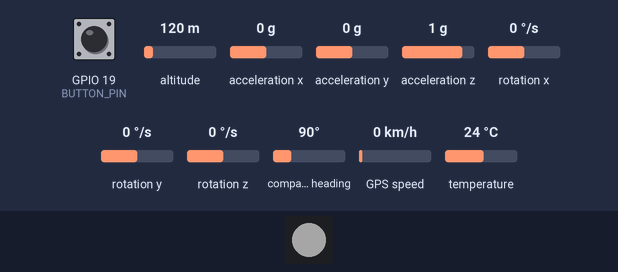
Simulated run of this sketch. Board: ESP32-S3. Parts: 1 RGB LEDs in strip order, left to right. Wiring (inferred from the names in the program): MPU-6050 motion sensor at I2C address 0x68. The test bench sets the inputs (shaded band); at power-on: GPIO 19 (BUTTON_PIN) HIGH, altitude 120 m, acceleration x 0 g, acceleration y 0 g, acceleration z 1 g, rotation x 0 °/s, rotation y 0 °/s, rotation z 0 °/s, compass heading 90°, GPS speed 0 km/h, temperature 24 °C. Dim RGB values are drawn brighter than linear; random numbers use the default seed unless the sketch sets one; the GPS gets a fix after 3 s at 37.7749, -122.4194 with 8 satellites; what the sketch prints to the serial monitor is not drawn.

Above: at 1.2 s.
1.3 s: GPIO 19 (BUTTON_PIN) pulled LOW for 0.15 s
At 1.52 s:
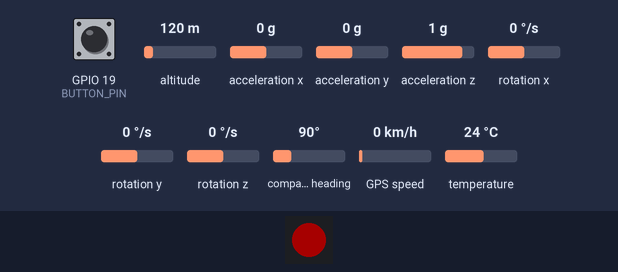
At 4.0 s:
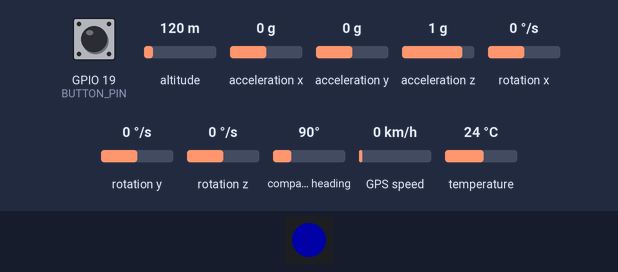
4.8 s: GPIO 19 (BUTTON_PIN) pulled LOW for 3.2 s
At 4.95 s:
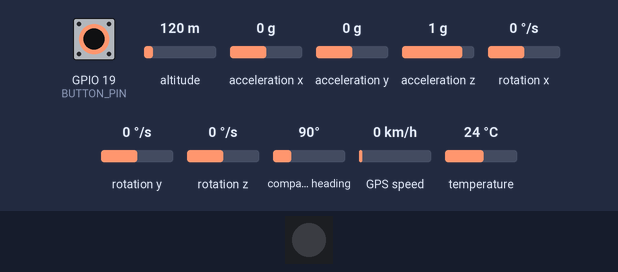
Timing chart, 0 to 10.4 s (numbered marks = the images above; inputs shaded):
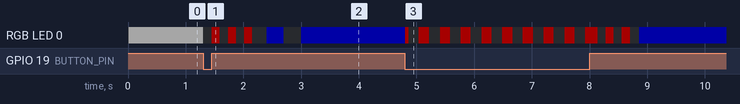

The sketch:

esp32s3-gps-mpu-button-sender.ino
```cpp
// ===============================
// esp32s3-gps-mpu-button-sender.ino — FULL (with I2C log silence)
// ===============================
#include <WiFi.h>
#include <esp_wifi.h>
#include <esp_now.h>
#include <Wire.h>
#include <Adafruit_MPU6050.h>
#include <Adafruit_Sensor.h>
#include <TinyGPSPlus.h>
#include <Adafruit_NeoPixel.h>
#include <cstring>
#include "esp_log.h"

// ---- Pins / config ----
#define LED_PIN    48
#define LED_COUNT  1
#define BUTTON_PIN 19
#define WIFI_CHANNEL 1
#define TEN_SEC_MS 10000UL

// I2C (MPU6050)
#define I2C_SDA  8
#define I2C_SCL  9
#define I2C_FREQ 400000

// GPS UART
#define GPS_RX   18
#define GPS_TX   17
#define GPS_BAUD 9600

// Receiver MAC (fixed)
uint8_t receiverMAC[6] = {0x48,0xCA,0x43,0x9A,0x48,0xD0};

// ---- Objects ----
Adafruit_NeoPixel rgb(LED_COUNT, LED_PIN, NEO_GRB + NEO_KHZ800);
HardwareSerial    GPSSerial(1);
Adafruit_MPU6050  mpu;
TinyGPSPlus       gps;

// ---- Packet (64 bytes) ----
typedef struct __attribute__((packed)) {
  uint32_t batchId, sessionMs, samples, dateYMD, timeHMS;
  uint16_t msec;
  float lat, lon, alt;
  uint8_t gpsFix, sats;
  float ax, ay, az, gx, gy, gz, tempC;
} SensorPacket;
static_assert(sizeof(SensorPacket)==64, "SensorPacket size mismatch");

// ---- State ----
bool peerAdded=false; volatile bool lastSendSuccess=false; unsigned long lastSendSuccessTs=0;
bool mpuReady=false; uint8_t mpuAddr=0; int mpuFailStreak=0, mpuWarmup=0; unsigned long mpuLastOK=0;

struct Avg {
  uint32_t n=0; float ax=0,ay=0,az=0,gx=0,gy=0,gz=0,tC=0;
  double lat=0,lon=0,alt=0; uint8_t sats=0;
  void reset(){ n=0; ax=ay=az=gx=gy=gz=tC=0; lat=lon=alt=0; sats=0; }
} avg;

unsigned long lastGpsCharMs=0, lastGpsUpdateMs=0;
unsigned long lastProbeMs=0, lastPingMs=0;

// ---- LED helpers ----
static inline void setColor(uint8_t r,uint8_t g,uint8_t b){ rgb.setPixelColor(0,rgb.Color(r,g,b)); rgb.show(); }
static inline void blink3(uint8_t r,uint8_t g,uint8_t b){ for(int i=0;i<3;i++){ setColor(r,g,b); delay(140); setColor(0,0,0); delay(140);} }

// ---- ESP-NOW ----
void onSent(const wifi_tx_info_t*, esp_now_send_status_t status){
  lastSendSuccess = (status==ESP_NOW_SEND_SUCCESS);
  if(lastSendSuccess) lastSendSuccessTs = millis();
}

// ---- I2C/MPU helpers ----
static inline bool i2cRead(uint8_t addr,uint8_t reg,uint8_t*val){
  Wire.beginTransmission(addr); Wire.write(reg);
  if(Wire.endTransmission(false)!=0) return false;
  if(Wire.requestFrom((int)addr,1)!=1) return false;
  *val=Wire.read(); return true;
}
static inline bool i2cWrite(uint8_t addr,uint8_t reg,uint8_t val){
  Wire.beginTransmission(addr); Wire.write(reg); Wire.write(val);
  return Wire.endTransmission(true)==0;
}
static bool probeMPU(uint8_t &addrOut){
  uint8_t id=0;
  if(i2cRead(0x68,0x75,&id) && (id==0x68||id==0x69)){ addrOut=0x68; return true; }
  if(i2cRead(0x69,0x75,&id) && (id==0x68||id==0x69)){ addrOut=0x69; return true; }
  return false;
}
static bool reinitMPU(uint8_t addr){
  mpu = Adafruit_MPU6050();
  if(!mpu.begin(addr)) return false;
  i2cWrite(addr,0x6B,0x01);
  mpuAddr=addr; mpuReady=true; mpuFailStreak=0; mpuLastOK=millis(); mpuWarmup=10;
  Serial.printf("[MPU] reinit @0x%02X\n", addr);
  return true;
}
static inline bool readMPU(float&ax,float&ay,float&az,float&gx,float&gy,float&gz,float&tC){
  sensors_event_t a,g,t;
  if(!mpu.getEvent(&a,&g,&t)){ mpuFailStreak++; return false; }
  mpuFailStreak=0; mpuLastOK=millis();
  ax=a.acceleration.x; ay=a.acceleration.y; az=a.acceleration.z;
  gx=g.gyro.x; gy=g.gyro.y; gz=g.gyro.z; tC=t.temperature; return true;
}
static inline void idleMPUUpdate(){
  if(!mpuReady) return;
  static unsigned long last=0; if(millis()-last<25) return; last=millis();
  float ax,ay,az,gx,gy,gz,tC; if(readMPU(ax,ay,az,gx,gy,gz,tC) && mpuWarmup>0) mpuWarmup--;
}
static inline bool mpuHealthy(){ return mpuReady && (millis()-mpuLastOK<1200); }

static inline void serviceMPU(bool duringMeasure){
  if(duringMeasure && mpuReady && mpuFailStreak>=4) mpuReady=false;
  if(millis()-lastProbeMs<1000) return; lastProbeMs=millis();
  uint8_t addr=0; bool present = probeMPU(addr);
  if(!present){ mpuReady=false; return; }
  if(!mpuReady) reinitMPU(addr);
}

// ---- GPS hotplug ----
static inline void pumpGPS(){
  while(GPSSerial.available()){
    lastGpsCharMs = millis();
    if(gps.encode(GPSSerial.read())){
      if(gps.location.isUpdated() || gps.satellites.isUpdated() ||
         gps.altitude.isUpdated() || gps.time.isUpdated() || gps.date.isUpdated()){
        lastGpsUpdateMs = millis();
      }
    }
  }
  if(gps.location.isUpdated()){ avg.lat=gps.location.lat(); avg.lon=gps.location.lng(); }
  if(gps.altitude.isUpdated()) avg.alt=gps.altitude.meters();
  if(gps.satellites.isUpdated()) avg.sats=gps.satellites.value();
}
static inline bool gpsPresent(){ return (millis()-lastGpsCharMs)   < 3000; }
static inline bool gpsFresh()  { return (millis()-lastGpsUpdateMs) < 3000; }
static inline bool gpsFixOK(){
  return gpsPresent() && gpsFresh() && gps.location.isValid() && gps.location.age()<2000 && gps.satellites.value()>=1;
}

// ---- Link heartbeat ----
const uint8_t PING=0xA5;
static inline void maybePing(){
  unsigned long now=millis();
  if(now-lastPingMs>=2000){ lastPingMs=now; if(peerAdded) esp_now_send(receiverMAC,&PING,1); }
}

// ---- Packet build ----
static inline uint32_t packDateYMD(){ if(!gps.date.isValid()) return 0; return (uint32_t)gps.date.year()*10000UL + (uint32_t)gps.date.month()*100UL + (uint32_t)gps.date.day(); }
static inline uint32_t packTimeHMS(){ if(!gps.time.isValid()) return 0; return (uint32_t)gps.time.hour()*10000UL + (uint32_t)gps.time.minute()*100UL + (uint32_t)gps.time.second(); }
static inline uint16_t packMS()     { if(!gps.time.isValid()) return 0; return (uint16_t)(gps.time.centisecond()*10); }
static inline void makePacket(SensorPacket& p,uint32_t dur,uint32_t id){
  p.batchId=id; p.sessionMs=dur; p.samples=avg.n;
  p.dateYMD=packDateYMD(); p.timeHMS=packTimeHMS(); p.msec=packMS();
  p.lat=avg.lat; p.lon=avg.lon; p.alt=avg.alt; p.sats=avg.sats; p.gpsFix=gpsFixOK()?1:0;
  if(avg.n){ p.ax=avg.ax/avg.n; p.ay=avg.ay/avg.n; p.az=avg.az/avg.n; p.gx=avg.gx/avg.n; p.gy=avg.gy/avg.n; p.gz=avg.gz/avg.n; p.tempC=avg.tC/avg.n; }
  else { p.ax=p.ay=p.az=p.gx=p.gy=p.gz=p.tempC=0; }
}

// ---- Setup / Loop ----
bool measuring=false, notified10s=false; unsigned long pressStart=0, lastDebounce=0; bool lastBtn=HIGH;

void setup(){
  Serial.begin(115200);

  // Silence I2C driver logs completely
  esp_log_level_set("*", ESP_LOG_WARN);
  esp_log_level_set("i2c", ESP_LOG_NONE);
  esp_log_level_set("i2c.master", ESP_LOG_NONE);
  esp_log_level_set("i2c_hal", ESP_LOG_NONE);

  Wire.begin(I2C_SDA,I2C_SCL,I2C_FREQ); Wire.setTimeOut(50);
  rgb.begin(); rgb.setBrightness(40); rgb.show();
  pinMode(BUTTON_PIN,INPUT_PULLUP);
  GPSSerial.begin(GPS_BAUD, SERIAL_8N1, GPS_RX, GPS_TX);

  WiFi.mode(WIFI_STA);
  esp_wifi_set_channel(WIFI_CHANNEL, WIFI_SECOND_CHAN_NONE);
  if(esp_now_init()==ESP_OK){
    esp_now_register_send_cb(onSent);
    esp_now_peer_info_t peer{}; memcpy(peer.peer_addr,receiverMAC,6);
    peer.channel=WIFI_CHANNEL; peer.encrypt=false;
    if(esp_now_add_peer(&peer)==ESP_OK) peerAdded=true;
  }
  uint8_t addr; if(probeMPU(addr)) reinitMPU(addr);
  Serial.print("[MAC] STA="); Serial.println(WiFi.macAddress());
}

void loop(){
  pumpGPS();
  idleMPUUpdate();

  bool linkOK = peerAdded && (lastSendSuccessTs!=0) && (millis()-lastSendSuccessTs<5000);

  // Status LED (idle)
  if(!measuring){
    if(!peerAdded || !linkOK) setColor(255,255,255);              // WHITE steady
    else if(gpsFixOK() && mpuHealthy()) setColor(0,0,255);        // BLUE steady
    else { bool on=((millis()/300)%2)==0; setColor(0,0,on?255:0);} // BLUE blink
  }

  maybePing();

  // Button (debounced)
  bool btn=digitalRead(BUTTON_PIN);
  if(btn!=lastBtn && millis()-lastDebounce>30){
    lastDebounce=millis(); lastBtn=btn;

    if(btn==LOW && !measuring){ measuring=true; notified10s=false; pressStart=millis(); avg.reset(); }

    if(btn==HIGH && measuring){
      unsigned long dur=millis()-pressStart;
      measuring=false;

      // ---- Hard gate: require link + sensors ready + GPS fix + ≥10s ----
      if(dur < TEN_SEC_MS){ Serial.println("[MEASURE] <10s → discard"); blink3(255,0,0); return; }
      if(!peerAdded || !linkOK){ Serial.println("[SEND] blocked: ESP-NOW not linked"); blink3(255,0,0); return; }
      if(!mpuHealthy()){ Serial.println("[SEND] blocked: MPU not ready"); blink3(255,0,0); return; }
      if(!gpsFixOK()){ Serial.println("[SEND] blocked: GPS no fix"); blink3(255,0,0); return; }

      SensorPacket pkt; makePacket(pkt,dur,esp_random());
      Serial.printf("[MEASURE] %lums, samples=%lu → send\n",dur,(unsigned long)avg.n);
      lastSendSuccess=false; esp_err_t e = esp_now_send(receiverMAC,(uint8_t*)&pkt,sizeof(pkt));
      Serial.printf("[SEND] call=%s\n", e==ESP_OK? "OK":"ERR");
      delay(30); Serial.println(lastSendSuccess? "[SEND] ACK":"[SEND] NO ACK");
    }
  }

  // While holding: RED blink until 10s, then GREEN ×3
  if(measuring){
    unsigned long elapsed=millis()-pressStart;
    if(elapsed<TEN_SEC_MS){ bool on=((millis()/180)%2)==0; setColor(on?255:0,0,0); }
    else if(!notified10s){ blink3(0,255,0); notified10s=true; }

    float ax,ay,az,gx,gy,gz,tC;
    if(mpuReady && readMPU(ax,ay,az,gx,gy,gz,tC)){
      if(mpuWarmup>0) mpuWarmup--;
      else { avg.ax+=ax; avg.ay+=ay; avg.az+=az; avg.gx+=gx; avg.gy+=gy; avg.gz+=gz; avg.tC+=tC; avg.n++; }
    }
  }

  serviceMPU(measuring);
  delay(5);
}
```
